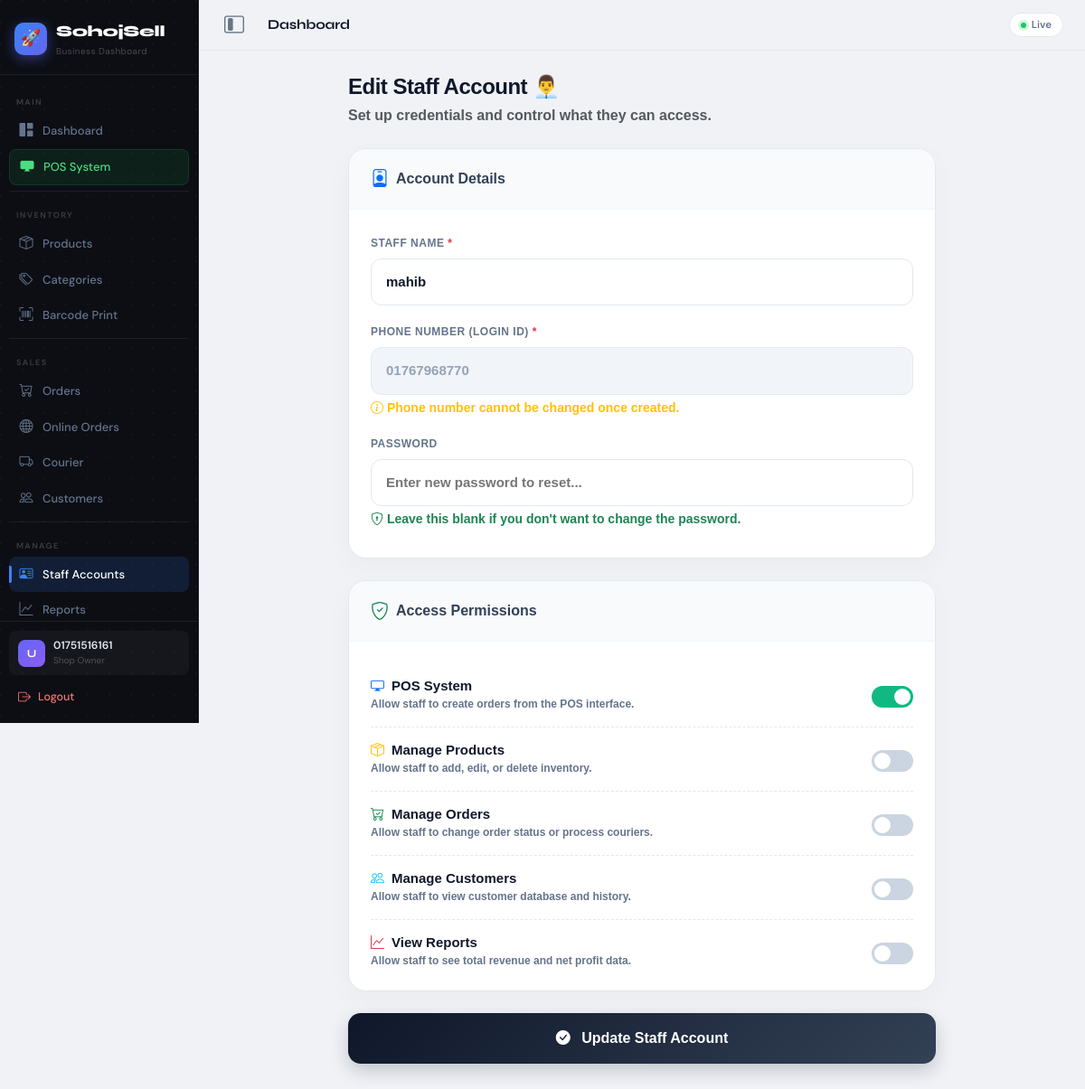
The app's page /staff/edit/1/ (signed in) with its own data.
### accounts/models.py (models this page shows, shortened)
class User(AbstractBaseUser, PermissionsMixin):
    phone_number = models.CharField(max_length=15, unique=True, verbose_name='Phone Number')
    name = models.CharField(max_length=100, blank=True, null=True, verbose_name='Full Name')
    is_active = models.BooleanField(default=True)
    is_staff = models.BooleanField(default=False)
    date_joined = models.DateTimeField(auto_now_add=True)
    objects = UserManager()
    USERNAME_FIELD = 'phone_number'
    REQUIRED_FIELDS = []

### store/models.py (models this page shows, shortened)
class StaffProfile(models.Model):
    user = models.OneToOneField(settings.AUTH_USER_MODEL, on_delete=models.CASCADE, related_name='staff_profile')
    shop = models.ForeignKey(Shop, on_delete=models.CASCADE, related_name='staff_members')
    can_use_pos = models.BooleanField(default=True, help_text="Can process sales in POS")
    can_manage_products = models.BooleanField(default=False, help_text="Can add, edit or delete products")
    can_manage_orders = models.BooleanField(default=False, help_text="Can change order status & delete")
    can_manage_customers = models.BooleanField(default=False, help_text="Can view customer details")
    can_view_reports = models.BooleanField(default=False, help_text="Can view revenue & profit reports")
    can_manage_settings = models.BooleanField(default=False, help_text="Can access shop settings")
    created_at = models.DateTimeField(auto_now_add=True)

### store/views.py (the view, shortened to what this page needs)
# urls.py: path('staff/edit/<int:staff_id>/', views.add_edit_staff, name='edit_staff'),
@login_required(login_url='/accounts/login/')
def add_edit_staff(request, staff_id=None):
    shop = request.user.shop
    staff_profile = None
    if staff_id:
        staff_profile = get_object_or_404(StaffProfile, id=staff_id, shop=shop)
    return render(request, 'store/add_staff.html', {'staff': staff_profile})

### store/templates/store/add_staff.html (shortened to what this page needs)
{% extends 'store/base.html' %}
{% block content %}
<div class="staff-wrapper">
    <div class="mb-4">
        <h2 class="page-title">{% if staff %}Edit Staff Account{% else %}Add New Staff{% endif %} 👨‍💼</h2>
        <p class="text-muted fw-semibold mb-0">Set up credentials and control what they can access.</p>
    </div>
    <form method="POST">
        <div class="premium-card">
            <div class="card-header-soft"><i class="bi bi-person-badge text-primary fs-5"></i> Account Details</div>
            <div class="card-body-soft">
                <div class="mb-3">
                    <label class="form-label">Staff Name <span class="text-danger">*</span></label>
                    <input type="text" name="name" class="premium-input" value="{{ staff.user.name|default:'' }}" placeholder="e.g. Rahim Uddin" required>
                </div>
                <div class="mb-3">
                    <label class="form-label">Phone Number (Login ID) <span class="text-danger">*</span></label>
                    <input type="tel" name="phone" class="premium-input" value="{{ staff.user.phone_number|default:'' }}" placeholder="e.g. 017XXXXXXXX" required {% if staff %}readonly style="background:#F1F5F9; color:#94A3B8;"{% endif %}>
                    {% if staff %}<div class="form-text mt-1 fw-bold text-warning"><i class="bi bi-info-circle"></i> Phone number cannot be changed once created.</div>{% endif %}
                </div>
                <div class="mb-2">
                    <label class="form-label">Password {% if not staff %}<span class="text-danger">*</span>{% endif %}</label>
                    <input type="text" name="password" class="premium-input" placeholder="{% if staff %}Enter new password to reset...{% else %}Set a strong password...{% endif %}" {% if not staff %}required{% endif %}>
                    {% if staff %}<div class="form-text mt-1 fw-bold text-success"><i class="bi bi-shield-lock"></i> Leave this blank if you don't want to change the password.</div>{% endif %}
                </div>
            </div>
        </div>
        <div class="premium-card">
            <div class="card-header-soft"><i class="bi bi-shield-check text-success fs-5"></i> Access Permissions</div>
            <div class="card-body-soft">
                <div class="perm-row">
                    <div class="perm-info">
                        <h6><i class="bi bi-display text-primary me-2"></i>POS System</h6>
                        <p>Allow staff to create orders from the POS interface.</p>
                    </div>
                    <div class="form-check form-switch"><input class="form-check-input" type="checkbox" name="can_use_pos" {% if staff.can_use_pos or not staff %}checked{% endif %}></div>
                </div>
                <div class="perm-row">
                    <div class="perm-info">
                        <h6><i class="bi bi-box-seam text-warning me-2"></i>Manage Products</h6>
                        <p>Allow staff to add, edit, or delete inventory.</p>
                    </div>
                    <div class="form-check form-switch"><input class="form-check-input" type="checkbox" name="can_manage_products" {% if staff.can_manage_products %}checked{% endif %}></div>
                </div>
                <div class="perm-row">
                    <div class="perm-info">
                        <h6><i class="bi bi-cart-check text-success me-2"></i>Manage Orders</h6>
                        <p>Allow staff to change order status or process couriers.</p>
                    </div>
                    <div class="form-check form-switch"><input class="form-check-input" type="checkbox" name="can_manage_orders" {% if staff.can_manage_orders %}checked{% endif %}></div>
                </div>
                <div class="perm-row">
                    <div class="perm-info">
                        <h6><i class="bi bi-people text-info me-2"></i>Manage Customers</h6>
                        <p>Allow staff to view customer database and history.</p>
                    </div>
                    <div class="form-check form-switch"><input class="form-check-input" type="checkbox" name="can_manage_customers" {% if staff.can_manage_customers %}checked{% endif %}></div>
                </div>
                <div class="perm-row">
                    <div class="perm-info">
                        <h6><i class="bi bi-graph-up text-danger me-2"></i>View Reports</h6>
                        <p>Allow staff to see total revenue and net profit data.</p>
                    </div>
                    <div class="form-check form-switch"><input class="form-check-input" type="checkbox" name="can_view_reports" {% if staff.can_view_reports %}checked{% endif %}></div>
                </div>
            </div>
        </div>
        <button type="submit" class="btn-save">
            <i class="bi bi-check-circle-fill me-2"></i> {% if staff %}Update Staff Account{% else %}Create Staff Account{% endif %}
        </button>
    </form>
</div>
{% endblock %}

### store/templates/store/base.html (shortened to what this page needs)
<!DOCTYPE html>
<html lang="en">
<head>
    <link href="https://cdn.jsdelivr.net/npm/bootstrap@5.3.0/dist/css/bootstrap.min.css" rel="stylesheet">
    <link rel="stylesheet" href="https://cdn.jsdelivr.net/npm/bootstrap-icons@1.10.5/font/bootstrap-icons.css">
</head>
<body>
<div class="app-shell">
  <aside class="sidebar" id="sidebar">
    <div class="sb-logo">
      <div class="sb-logo-row">
        <div class="sb-logo-icon">🚀</div>
        <div>
          <div class="sb-logo-text">SohojSell</div>
          <div class="sb-logo-sub">Business Dashboard</div>
        </div>
      </div>
    </div>
    <nav class="sb-nav">
      {% if request.user.is_superuser %}
        <div class="sb-label">Master</div>
        <a href="{% url 'master_dashboard' %}" class="sb-link {% if '/saas-master/' in request.path %}active{% endif %}">
          <i class="bi bi-rocket-takeoff-fill"></i> <span class="sb-text-hide">Master HQ</span>
        </a>
        <a href="{% url 'manage_shops' %}" class="sb-link"><i class="bi bi-shop-window"></i> <span class="sb-text-hide">Manage Shops</span></a>
        <a href="{% url 'all_users' %}" class="sb-link"><i class="bi bi-people-fill"></i> <span class="sb-text-hide">All Users</span></a>
        <a href="{% url 'master_billing' %}" class="sb-link"><i class="bi bi-wallet2"></i> <span class="sb-text-hide">Packages & Billing</span></a>
        <a href="{% url 'master_settings' %}" class="sb-link"><i class="bi bi-chat-dots-fill"></i> <span class="sb-text-hide">Master Setting</span></a>
      {% else %}
        <div class="sb-label">Main</div>
        <a href="{% url 'dashboard' %}" class="sb-link {% if request.resolver_match.url_name == 'dashboard' %}active{% endif %}">
          <i class="bi bi-grid-1x2-fill"></i> <span class="sb-text-hide">Dashboard</span>
        </a>
        {% if not request.user.is_shop_staff or request.user.staff_profile.can_use_pos %}
        <a href="{% url 'pos' %}" class="sb-link pos {% if request.resolver_match.url_name == 'pos' %}active{% endif %}">
          <i class="bi bi-display-fill"></i> <span class="sb-text-hide">POS System</span>
        </a>
        {% endif %}
        {% if not request.user.is_shop_staff or request.user.staff_profile.can_manage_products %}
        <div class="sb-sep"></div>
        <div class="sb-label">Inventory</div>
        <a href="{% url 'product_list' %}" class="sb-link {% if request.resolver_match.url_name == 'product_list' %}active{% endif %}">
          <i class="bi bi-box-seam"></i> <span class="sb-text-hide">Products</span>
        </a>
        <a href="{% url 'category_list' %}" class="sb-link {% if request.resolver_match.url_name == 'category_list' %}active{% endif %}">
          <i class="bi bi-tags"></i> <span class="sb-text-hide">Categories</span>
        </a>
        <a href="{% url 'barcode_print' %}" class="sb-link {% if request.resolver_match.url_name == 'barcode_print' %}active{% endif %}">
          <i class="bi bi-upc-scan"></i> <span class="sb-text-hide">Barcode Print</span>
        </a>
        {% endif %}
        {% if not request.user.is_shop_staff or request.user.staff_profile.can_manage_orders or request.user.staff_profile.can_manage_customers %}
        <div class="sb-sep"></div>
        <div class="sb-label">Sales</div>
        {% if not request.user.is_shop_staff or request.user.staff_profile.can_manage_orders %}
        <a href="{% url 'order_list' %}" class="sb-link {% if request.resolver_match.url_name == 'order_list' %}active{% endif %}">
          <i class="bi bi-cart-check"></i> <span class="sb-text-hide">Orders</span>
        </a>
        <a href="{% url 'storefront_orders' %}" class="sb-link {% if request.resolver_match.url_name == 'storefront_orders' %}active{% endif %}">
          <i class="bi bi-globe"></i> <span class="sb-text-hide">Online Orders</span>
        </a>
        <a href="{% url 'courier' %}" class="sb-link {% if request.resolver_match.url_name == 'courier' %}active{% endif %}">
          <i class="bi bi-truck"></i> <span class="sb-text-hide">Courier</span>
        </a>
        {% endif %}
        {% if not request.user.is_shop_staff or request.user.staff_profile.can_manage_customers %}
        <a href="{% url 'customer_list' %}" class="sb-link {% if request.resolver_match.url_name == 'customer_list' %}active{% endif %}">
          <i class="bi bi-people"></i> <span class="sb-text-hide">Customers</span>
        </a>
        {% endif %}
        {% endif %}
        {% if not request.user.is_shop_staff or request.user.staff_profile.can_view_reports or request.user.staff_profile.can_manage_settings %}
        <div class="sb-sep"></div>
        <div class="sb-label">Manage</div>
        {% if not request.user.is_shop_staff or request.user.staff_profile.can_manage_settings %}
        <a href="{% url 'staff_list' %}" class="sb-link {% if 'staff' in request.path %}active{% endif %}">
          <i class="bi bi-person-vcard"></i> <span class="sb-text-hide">Staff Accounts</span>
        </a>
        {% endif %}
        {% if not request.user.is_shop_staff or request.user.staff_profile.can_view_reports %}
        <a href="{% url 'reports' %}" class="sb-link {% if request.resolver_match.url_name == 'reports' %}active{% endif %}">
          <i class="bi bi-graph-up"></i> <span class="sb-text-hide">Reports</span>
        </a>
        {% endif %}
        {% endif %}
      {% endif %}
    </nav>
    <div class="sb-bottom">
      <div class="sb-user">
        <div class="sb-avatar">{{ request.user.name|default:"U"|first|upper }}</div>
        <div>
          <div class="sb-u-name">{{ request.user.name|default:request.user.phone_number }}</div>
          <div class="sb-u-role">
            {% if request.user.is_superuser %}Super Admin
            {% elif request.user.is_shop_staff %}Staff
            {% else %}Shop Owner{% endif %}
          </div>
        </div>
      </div>
      <a href="{% url 'logout' %}" class="sb-logout">
        <i class="bi bi-box-arrow-right"></i> <span class="sb-text-hide">Logout</span>
      </a>
    </div>
  </aside>
  <div class="main-area">
    <div class="topbar">
      <button class="desktop-toggle" onclick="toggleDesktopSidebar()" aria-label="Toggle Sidebar" title="Minimize Sidebar">
        <i class="bi bi-layout-sidebar-inset"></i>
      </button>
      <div class="topbar-title">{% block page_title %}Dashboard{% endblock %}</div>
      <div class="topbar-right">
        <div class="live-pill">
          <span class="live-dot"></span> Live
        </div>
      </div>
    </div>
    <div class="page-content">
      {% block content %}{% endblock %}
    </div>
  </div>
</div>
</body>
</html>

### store/templates/store/add_staff.html (style rules this page uses)
.staff-wrapper { max-width: 650px; margin: 0 auto; font-family: 'Plus Jakarta Sans', sans-serif; padding-bottom: 40px; }
.page-title { font-size: 24px; font-weight: 900; color: #0F172A; letter-spacing: -0.5px; margin-bottom: 5px; }
.premium-card { background: #fff; border-radius: 20px; border: 1px solid #E2E8F0; box-shadow: 0 10px 30px rgba(0,0,0,0.03); margin-bottom: 24px; overflow: hidden; }
.card-header-soft { padding: 18px 24px; border-bottom: 1px solid #F1F5F9; background: #F8FAFC; font-weight: 800; color: #334155; display: flex; align-items: center; gap: 8px; }
.card-body-soft { padding: 24px; }
.form-label { font-weight: 800; color: #64748B; font-size: 12px; text-transform: uppercase; letter-spacing: 0.5px; margin-bottom: 8px; }
.premium-input { width: 100%; padding: 14px 16px; border: 1.5px solid #E2E8F0; border-radius: 12px; font-size: 15px; font-weight: 600; color: #0F172A; background: #fff; transition: 0.2s; outline: none; }
.perm-row { display: flex; align-items: center; justify-content: space-between; padding: 16px 0; border-bottom: 1px dashed #E2E8F0; }
.perm-row:last-child { border-bottom: none; padding-bottom: 0; }
.perm-info h6 { margin: 0; font-size: 15px; font-weight: 800; color: #0F172A; }
.perm-info p { margin: 2px 0 0 0; font-size: 12px; font-weight: 600; color: #64748B; }
.form-switch { padding-left: 0; margin: 0; }
.form-switch .form-check-input { width: 46px; height: 24px; cursor: pointer; border: none; background-color: #CBD5E1; transition: background-color 0.2s, transform 0.2s; float: right; margin-left: 0; }
.form-switch .form-check-input:checked { background-color: #10B981; }
.btn-save { background: linear-gradient(135deg, #0F172A, #334155); color: #fff; border: none; padding: 16px; border-radius: 14px; font-weight: 900; font-size: 16px; width: 100%; transition: 0.2s; box-shadow: 0 8px 20px rgba(15,23,42,0.2); }

### records on screen
User: user.name|first "U", user.name "01751516161"
StaffProfile: name "mahib", phone "01767968770", can_use_pos "☑"
